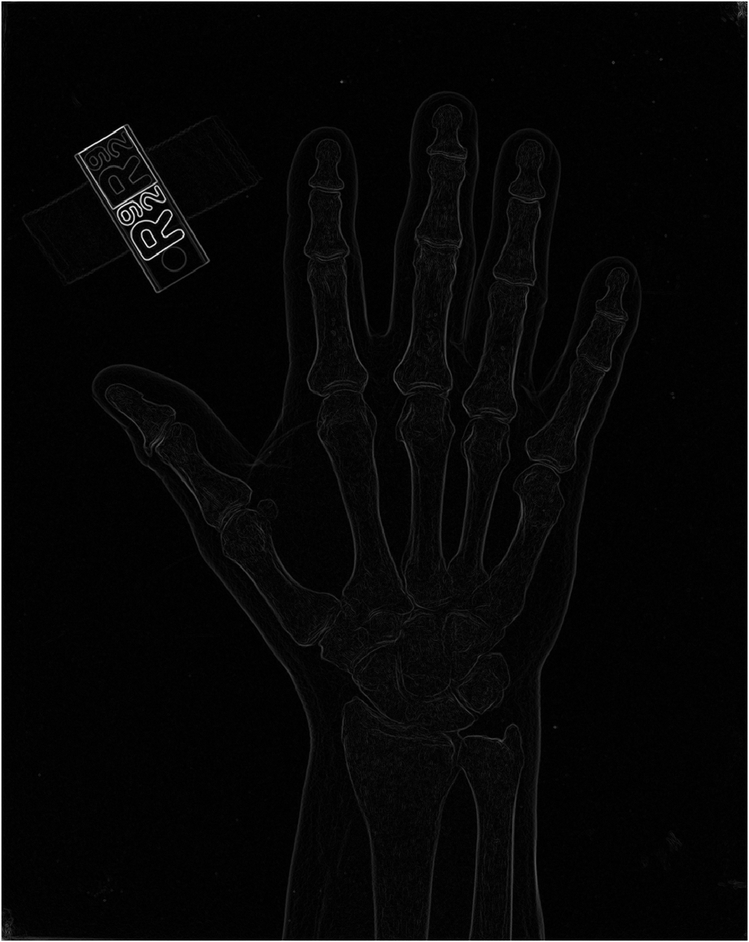
#> input picture solution/untitled1.png, 749 x 942 px, shrunk from 1067 x 1343 before the run
$ python detect_joints.py
#> lines starting #> are read from the running program, lines starting #| are printed output that depends on the picture; after the words box and inside, x2 and y2 are one past the last pixel; in counts of white or black regions, pixels touching at a corner belong together
import cv2
import numpy as np

def detect_joints_export(image_path):
    # Read the image
#> called with image_path = 'untitled1.png'
    image = cv2.imread(image_path, cv2.IMREAD_GRAYSCALE)
#> image is the input picture: shape (942, 749); min 0, max 255, mean 6.8

    # Pre-processing: Contrast enhancement
    img_eq = cv2.equalizeHist(image)
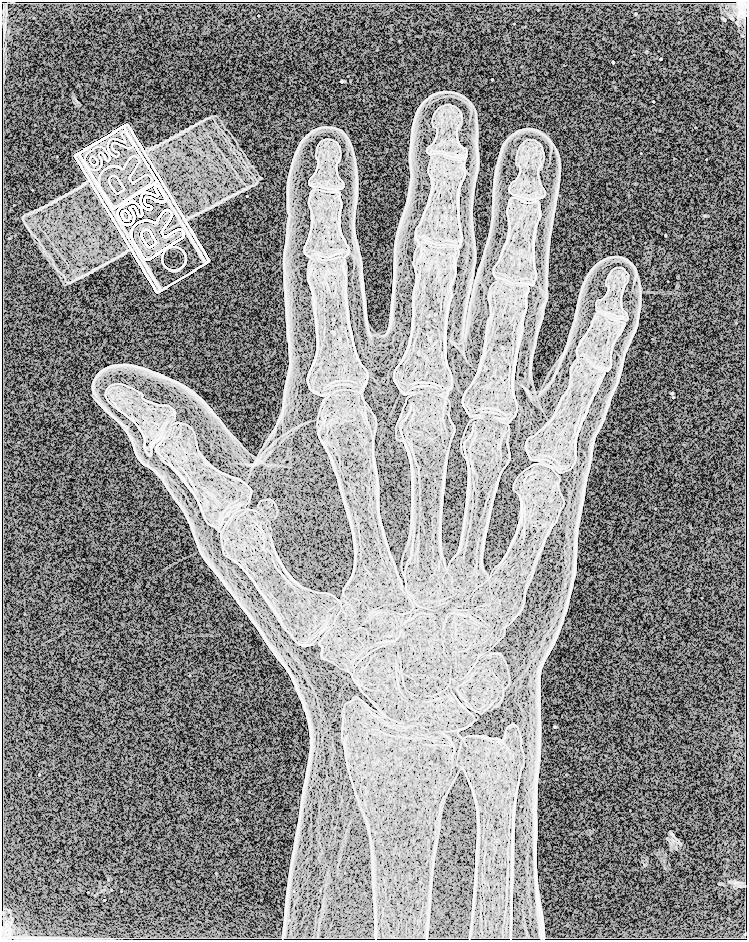
#> img_eq: shape (942, 749); min 0, max 255, mean 140.4

    # Edge detection: Canny operator
    edges = cv2.Canny(img_eq, 50, 150)
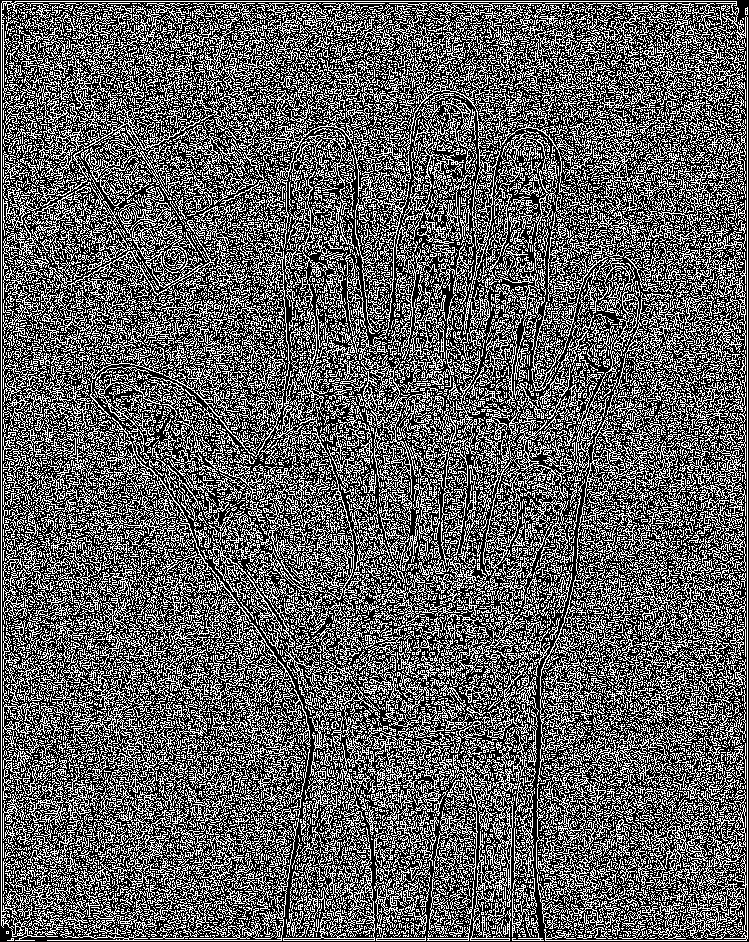
#> edges: shape (942, 749); 37.1% white in thin lines or dots

    # Binarization
    _, binary = cv2.threshold(edges, 50, 255, cv2.THRESH_BINARY)

    # Morphological operations: Closing to connect edges
    kernel = np.ones((5, 5), np.uint8)
    closing = cv2.morphologyEx(binary, cv2.MORPH_CLOSE, kernel)
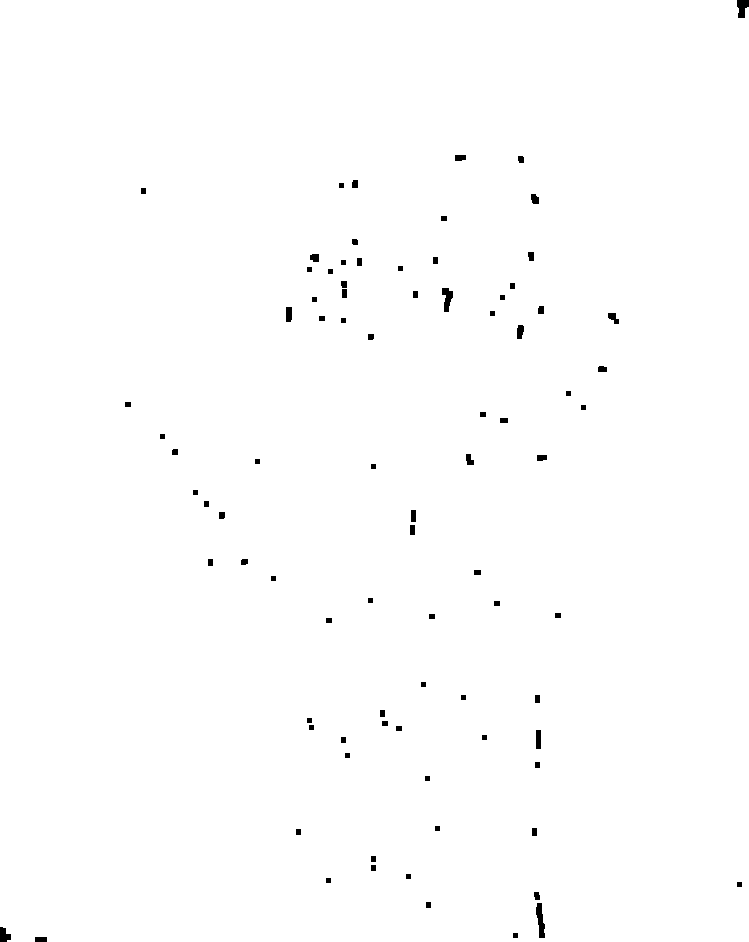
#> closing: shape (942, 749); 99.5% white; 86 black regions

    # Feature extraction: Find contours
    contours, _ = cv2.findContours(closing, cv2.RETR_TREE, cv2.CHAIN_APPROX_SIMPLE)
#> contours = 84 contours; largest, box (x1, y1, x2, y2) and area: (0, 0, 749, 942) 703516, (535, 902, 546, 939) 238, (441, 287, 454, 313) 197, (535, 729, 542, 750) 118, (285, 306, 293, 323) 108

    # Create an image to draw the joints
    joints_img = cv2.cvtColor(image, cv2.COLOR_GRAY2BGR)

    # Draw contours and find intersections as potential joint locations
    for cnt in contours:
        # Approximate contour to simplify it
        epsilon = 0.01 * cv2.arcLength(cnt, True)
        approx = cv2.approxPolyDP(cnt, epsilon, True)

        # Only consider contours with more than one point after approximation
        if len(approx) > 1:
            for point in approx:
                x, y = point[0]
                cv2.circle(joints_img, (x, y), 5, (0, 0, 255), -1)
#> this loop made 84 passes
#> epsilon on passes 2 to 13: 0.217, 0.864, 0.237, 0.285, 0.217, 0.217, 0.217, 0.237, 0.237, 0.237, 0.277, 0.217
#> (epsilon, approx) on pass 1: (34.13, [[0, 0], [7, 941], [748, 941], [748, 7]])
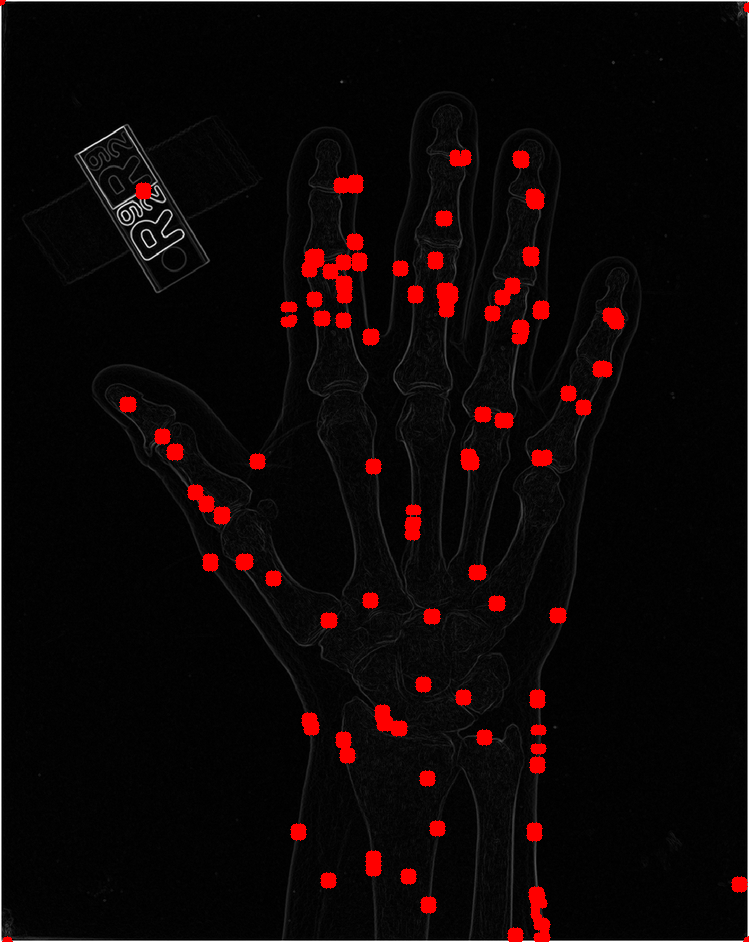
#> joints_img: shape (942, 749, 3); 2.97% of pixels changed, all inside (x1, y1, x2, y2) = (0, 0, 749, 942)

    # Export the image with detected joints
    export_path = 'detected_joints_exported.png'
    cv2.imwrite(export_path, joints_img)

    return export_path

# Run the function and get the export path
export_path = detect_joints_export('untitled1.png')
